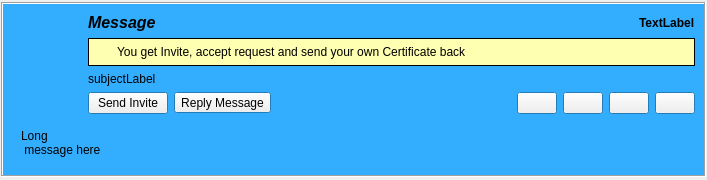
<?xml version="1.0" encoding="UTF-8"?>
<ui version="4.0">
 <class>MsgItem</class>
 <widget class="QWidget" name="MsgItem">
  <property name="geometry">
   <rect>
    <x>0</x>
    <y>0</y>
    <width>707</width>
    <height>180</height>
   </rect>
  </property>
  <layout class="QGridLayout" name="MsgItemGLayout">
   <property name="leftMargin">
    <number>1</number>
   </property>
   <property name="topMargin">
    <number>1</number>
   </property>
   <property name="rightMargin">
    <number>1</number>
   </property>
   <property name="bottomMargin">
    <number>1</number>
   </property>
   <item row="0" column="0">
    <widget class="QFrame" name="frame">
     <property name="sizePolicy">
      <sizepolicy hsizetype="Expanding" vsizetype="Fixed">
       <horstretch>0</horstretch>
       <verstretch>0</verstretch>
      </sizepolicy>
     </property>
     <property name="palette">
      <palette>
       <active>
        <colorrole role="Base">
         <brush brushstyle="SolidPattern">
          <color alpha="255">
           <red>52</red>
           <green>177</green>
           <blue>255</blue>
          </color>
         </brush>
        </colorrole>
        <colorrole role="Window">
         <brush brushstyle="SolidPattern">
          <color alpha="255">
           <red>51</red>
           <green>174</green>
           <blue>255</blue>
          </color>
         </brush>
        </colorrole>
       </active>
       <inactive>
        <colorrole role="Base">
         <brush brushstyle="SolidPattern">
          <color alpha="255">
           <red>52</red>
           <green>177</green>
           <blue>255</blue>
          </color>
         </brush>
        </colorrole>
        <colorrole role="Window">
         <brush brushstyle="SolidPattern">
          <color alpha="255">
           <red>51</red>
           <green>174</green>
           <blue>255</blue>
          </color>
         </brush>
        </colorrole>
       </inactive>
       <disabled>
        <colorrole role="Base">
         <brush brushstyle="SolidPattern">
          <color alpha="255">
           <red>240</red>
           <green>240</green>
           <blue>240</blue>
          </color>
         </brush>
        </colorrole>
        <colorrole role="Window">
         <brush brushstyle="SolidPattern">
          <color alpha="255">
           <red>51</red>
           <green>174</green>
           <blue>255</blue>
          </color>
         </brush>
        </colorrole>
       </disabled>
      </palette>
     </property>
     <property name="autoFillBackground">
      <bool>true</bool>
     </property>
     <property name="frameShape">
      <enum>QFrame::Box</enum>
     </property>
     <property name="frameShadow">
      <enum>QFrame::Sunken</enum>
     </property>
     <layout class="QGridLayout" name="frameGLayout">
      <item row="0" column="0">
       <widget class="QFrame" name="mainFrame">
        <layout class="QGridLayout" name="mainFrameGLayout">
         <property name="leftMargin">
          <number>0</number>
         </property>
         <property name="topMargin">
          <number>0</number>
         </property>
         <property name="rightMargin">
          <number>0</number>
         </property>
         <property name="bottomMargin">
          <number>0</number>
         </property>
         <item row="0" column="0" rowspan="4">
          <widget class="AvatarWidget" name="avatar">
           <property name="minimumSize">
            <size>
             <width>70</width>
             <height>70</height>
            </size>
           </property>
           <property name="maximumSize">
            <size>
             <width>70</width>
             <height>70</height>
            </size>
           </property>
          </widget>
         </item>
         <item row="0" column="1">
          <widget class="QLabel" name="titleLabel">
           <property name="sizePolicy">
            <sizepolicy hsizetype="Minimum" vsizetype="Minimum">
             <horstretch>0</horstretch>
             <verstretch>0</verstretch>
            </sizepolicy>
           </property>
           <property name="font">
            <font>
             <pointsize>12</pointsize>
             <weight>75</weight>
             <italic>true</italic>
             <bold>true</bold>
            </font>
           </property>
           <property name="text">
            <string notr="true">Message</string>
           </property>
           <property name="alignment">
            <set>Qt::AlignLeading|Qt::AlignLeft|Qt::AlignTop</set>
           </property>
          </widget>
         </item>
         <item row="0" column="2">
          <spacer name="mainFrameHSpacer">
           <property name="orientation">
            <enum>Qt::Horizontal</enum>
           </property>
           <property name="sizeType">
            <enum>QSizePolicy::Expanding</enum>
           </property>
           <property name="sizeHint" stdset="0">
            <size>
             <width>557</width>
             <height>18</height>
            </size>
           </property>
          </spacer>
         </item>
         <item row="0" column="3">
          <widget class="QLabel" name="timestampLabel">
           <property name="font">
            <font>
             <weight>75</weight>
             <bold>true</bold>
            </font>
           </property>
           <property name="text">
            <string notr="true">TextLabel</string>
           </property>
          </widget>
         </item>
         <item row="2" column="1" colspan="3">
          <widget class="QLabel" name="subjectLabel">
           <property name="sizePolicy">
            <sizepolicy hsizetype="MinimumExpanding" vsizetype="Preferred">
             <horstretch>0</horstretch>
             <verstretch>0</verstretch>
            </sizepolicy>
           </property>
           <property name="text">
            <string notr="true">subjectLabel</string>
           </property>
           <property name="wordWrap">
            <bool>true</bool>
           </property>
          </widget>
         </item>
         <item row="3" column="1" colspan="3">
          <layout class="QHBoxLayout" name="buttonHLayout">
           <item>
            <widget class="QPushButton" name="sendinviteButton">
             <property name="text">
              <string>Send Invite</string>
             </property>
            </widget>
           </item>
           <item>
            <widget class="QToolButton" name="replyButton">
             <property name="focusPolicy">
              <enum>Qt::NoFocus</enum>
             </property>
             <property name="toolTip">
              <string>Reply to Message</string>
             </property>
             <property name="text">
              <string>Reply Message</string>
             </property>
             <property name="icon">
              <iconset resource="../images.qrc">
               <normaloff>:/images/mail_reply.png</normaloff>:/images/mail_reply.png</iconset>
             </property>
             <property name="toolButtonStyle">
              <enum>Qt::ToolButtonTextBesideIcon</enum>
             </property>
             <property name="autoRaise">
              <bool>false</bool>
             </property>
            </widget>
           </item>
           <item>
            <spacer name="buttonHSpacer">
             <property name="orientation">
              <enum>Qt::Horizontal</enum>
             </property>
             <property name="sizeHint" stdset="0">
              <size>
               <width>424</width>
               <height>20</height>
              </size>
             </property>
            </spacer>
           </item>
           <item>
            <widget class="QPushButton" name="deleteButton">
             <property name="sizePolicy">
              <sizepolicy hsizetype="Fixed" vsizetype="Fixed">
               <horstretch>0</horstretch>
               <verstretch>0</verstretch>
              </sizepolicy>
             </property>
             <property name="focusPolicy">
              <enum>Qt::NoFocus</enum>
             </property>
             <property name="toolTip">
              <string>Delete Message</string>
             </property>
             <property name="icon">
              <iconset resource="../images.qrc">
               <normaloff>:/images/mail_delete.png</normaloff>:/images/mail_delete.png</iconset>
             </property>
            </widget>
           </item>
           <item>
            <widget class="QPushButton" name="playButton">
             <property name="sizePolicy">
              <sizepolicy hsizetype="Fixed" vsizetype="Fixed">
               <horstretch>0</horstretch>
               <verstretch>0</verstretch>
              </sizepolicy>
             </property>
             <property name="focusPolicy">
              <enum>Qt::NoFocus</enum>
             </property>
             <property name="toolTip">
              <string>Play Media</string>
             </property>
             <property name="icon">
              <iconset resource="../images.qrc">
               <normaloff>:/images/startall.png</normaloff>:/images/startall.png</iconset>
             </property>
            </widget>
           </item>
           <item>
            <widget class="QPushButton" name="expandButton">
             <property name="sizePolicy">
              <sizepolicy hsizetype="Fixed" vsizetype="Fixed">
               <horstretch>0</horstretch>
               <verstretch>0</verstretch>
              </sizepolicy>
             </property>
             <property name="focusPolicy">
              <enum>Qt::NoFocus</enum>
             </property>
             <property name="toolTip">
              <string>Expand</string>
             </property>
             <property name="icon">
              <iconset resource="../images.qrc">
               <normaloff>:/images/edit_add24.png</normaloff>:/images/edit_add24.png</iconset>
             </property>
            </widget>
           </item>
           <item>
            <widget class="QPushButton" name="clearButton">
             <property name="sizePolicy">
              <sizepolicy hsizetype="Fixed" vsizetype="Fixed">
               <horstretch>0</horstretch>
               <verstretch>0</verstretch>
              </sizepolicy>
             </property>
             <property name="focusPolicy">
              <enum>Qt::NoFocus</enum>
             </property>
             <property name="toolTip">
              <string>Remove Item</string>
             </property>
             <property name="icon">
              <iconset resource="../images.qrc">
               <normaloff>:/images/close_normal.png</normaloff>:/images/close_normal.png</iconset>
             </property>
            </widget>
           </item>
          </layout>
         </item>
         <item row="1" column="1" colspan="3">
          <widget class="QFrame" name="inviteFrame">
           <property name="palette">
            <palette>
             <active>
              <colorrole role="Base">
               <brush brushstyle="SolidPattern">
                <color alpha="255">
                 <red>255</red>
                 <green>255</green>
                 <blue>255</blue>
                </color>
               </brush>
              </colorrole>
              <colorrole role="Window">
               <brush brushstyle="SolidPattern">
                <color alpha="255">
                 <red>255</red>
                 <green>255</green>
                 <blue>178</blue>
                </color>
               </brush>
              </colorrole>
             </active>
             <inactive>
              <colorrole role="Base">
               <brush brushstyle="SolidPattern">
                <color alpha="255">
                 <red>255</red>
                 <green>255</green>
                 <blue>255</blue>
                </color>
               </brush>
              </colorrole>
              <colorrole role="Window">
               <brush brushstyle="SolidPattern">
                <color alpha="255">
                 <red>255</red>
                 <green>255</green>
                 <blue>178</blue>
                </color>
               </brush>
              </colorrole>
             </inactive>
             <disabled>
              <colorrole role="Base">
               <brush brushstyle="SolidPattern">
                <color alpha="255">
                 <red>255</red>
                 <green>255</green>
                 <blue>178</blue>
                </color>
               </brush>
              </colorrole>
              <colorrole role="Window">
               <brush brushstyle="SolidPattern">
                <color alpha="255">
                 <red>255</red>
                 <green>255</green>
                 <blue>178</blue>
                </color>
               </brush>
              </colorrole>
             </disabled>
            </palette>
           </property>
           <property name="autoFillBackground">
            <bool>true</bool>
           </property>
           <property name="styleSheet">
            <string notr="true"/>
           </property>
           <property name="frameShape">
            <enum>QFrame::Box</enum>
           </property>
           <layout class="QHBoxLayout" name="distantFrameHLayout">
            <property name="leftMargin">
             <number>6</number>
            </property>
            <property name="topMargin">
             <number>6</number>
            </property>
            <property name="rightMargin">
             <number>6</number>
            </property>
            <property name="bottomMargin">
             <number>6</number>
            </property>
            <item>
             <widget class="QLabel" name="infoPixmap">
              <property name="maximumSize">
               <size>
                <width>16</width>
                <height>16</height>
               </size>
              </property>
              <property name="text">
               <string/>
              </property>
              <property name="pixmap">
               <pixmap resource="../images.qrc">:/images/info16.png</pixmap>
              </property>
              <property name="alignment">
               <set>Qt::AlignLeading|Qt::AlignLeft|Qt::AlignTop</set>
              </property>
             </widget>
            </item>
            <item>
             <widget class="QLabel" name="infoLabel">
              <property name="text">
               <string notr="true">You get Invite, accept request and send your own Certificate back</string>
              </property>
             </widget>
            </item>
           </layout>
          </widget>
         </item>
        </layout>
       </widget>
      </item>
      <item row="1" column="0">
       <widget class="QFrame" name="expandFrame">
        <layout class="QVBoxLayout" name="expandFrameVLayout">
         <item>
          <widget class="QLabel" name="msgLabel">
           <property name="sizePolicy">
            <sizepolicy hsizetype="MinimumExpanding" vsizetype="Preferred">
             <horstretch>0</horstretch>
             <verstretch>0</verstretch>
            </sizepolicy>
           </property>
           <property name="text">
            <string notr="true">Long 
 message here</string>
           </property>
           <property name="wordWrap">
            <bool>true</bool>
           </property>
           <property name="openExternalLinks">
            <bool>true</bool>
           </property>
          </widget>
         </item>
        </layout>
       </widget>
      </item>
     </layout>
    </widget>
   </item>
  </layout>
 </widget>
 <customwidgets>
  <customwidget>
   <class>AvatarWidget</class>
   <extends>QLabel</extends>
   <header>gui/common/AvatarWidget.h</header>
   <container>1</container>
  </customwidget>
 </customwidgets>
 <resources>
  <include location="../images.qrc"/>
  <include location="../../../../RetroShare/RetroShare/retroshare-gui/src/gui/images.qrc"/>
 </resources>
 <connections/>
</ui>
